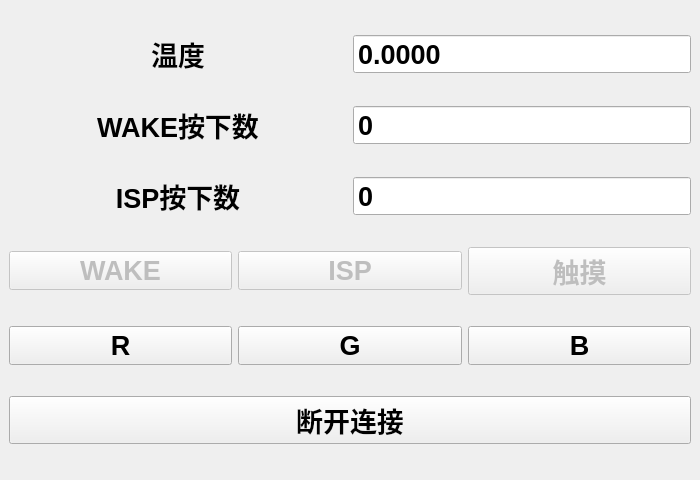
<?xml version="1.0" encoding="UTF-8"?>
<ui version="4.0">
 <class>ControlWindow</class>
 <widget class="QMainWindow" name="ControlWindow">
  <property name="geometry">
   <rect>
    <x>0</x>
    <y>0</y>
    <width>700</width>
    <height>480</height>
   </rect>
  </property>
  <property name="minimumSize">
   <size>
    <width>300</width>
    <height>300</height>
   </size>
  </property>
  <property name="baseSize">
   <size>
    <width>0</width>
    <height>0</height>
   </size>
  </property>
  <property name="font">
   <font>
    <hintingpreference>PreferDefaultHinting</hintingpreference>
   </font>
  </property>
  <property name="contextMenuPolicy">
   <enum>Qt::ContextMenuPolicy::DefaultContextMenu</enum>
  </property>
  <property name="windowTitle">
   <string>MainWindow</string>
  </property>
  <property name="layoutDirection">
   <enum>Qt::LayoutDirection::LeftToRight</enum>
  </property>
  <property name="toolButtonStyle">
   <enum>Qt::ToolButtonStyle::ToolButtonTextOnly</enum>
  </property>
  <property name="animated">
   <bool>false</bool>
  </property>
  <property name="tabShape">
   <enum>QTabWidget::TabShape::Rounded</enum>
  </property>
  <widget class="QWidget" name="centralwidget">
   <layout class="QVBoxLayout" name="verticalLayout_2">
    <item>
     <layout class="QHBoxLayout" name="horizontalLayout_2">
      <item>
       <widget class="QLabel" name="label_2">
        <property name="enabled">
         <bool>true</bool>
        </property>
        <property name="font">
         <font>
          <pointsize>20</pointsize>
          <bold>true</bold>
          <hintingpreference>PreferDefaultHinting</hintingpreference>
         </font>
        </property>
        <property name="text">
         <string>温度</string>
        </property>
        <property name="alignment">
         <set>Qt::AlignmentFlag::AlignCenter</set>
        </property>
       </widget>
      </item>
      <item>
       <widget class="QDoubleSpinBox" name="doubleSpinBox">
        <property name="enabled">
         <bool>true</bool>
        </property>
        <property name="sizePolicy">
         <sizepolicy hsizetype="Preferred" vsizetype="Maximum">
          <horstretch>0</horstretch>
          <verstretch>0</verstretch>
         </sizepolicy>
        </property>
        <property name="font">
         <font>
          <pointsize>20</pointsize>
          <bold>true</bold>
          <hintingpreference>PreferDefaultHinting</hintingpreference>
         </font>
        </property>
        <property name="focusPolicy">
         <enum>Qt::FocusPolicy::NoFocus</enum>
        </property>
        <property name="contextMenuPolicy">
         <enum>Qt::ContextMenuPolicy::DefaultContextMenu</enum>
        </property>
        <property name="styleSheet">
         <string notr="true"/>
        </property>
        <property name="frame">
         <bool>true</bool>
        </property>
        <property name="buttonSymbols">
         <enum>QAbstractSpinBox::ButtonSymbols::NoButtons</enum>
        </property>
        <property name="keyboardTracking">
         <bool>false</bool>
        </property>
        <property name="decimals">
         <number>4</number>
        </property>
        <property name="maximum">
         <double>300.000000000000000</double>
        </property>
        <property name="singleStep">
         <double>60.000000000000000</double>
        </property>
        <property name="stepType">
         <enum>QAbstractSpinBox::StepType::AdaptiveDecimalStepType</enum>
        </property>
       </widget>
      </item>
     </layout>
    </item>
    <item>
     <layout class="QHBoxLayout" name="horizontalLayout_5">
      <item>
       <widget class="QLabel" name="label">
        <property name="enabled">
         <bool>true</bool>
        </property>
        <property name="font">
         <font>
          <pointsize>20</pointsize>
          <bold>true</bold>
          <hintingpreference>PreferDefaultHinting</hintingpreference>
         </font>
        </property>
        <property name="text">
         <string>WAKE按下数</string>
        </property>
        <property name="alignment">
         <set>Qt::AlignmentFlag::AlignCenter</set>
        </property>
       </widget>
      </item>
      <item>
       <widget class="QDoubleSpinBox" name="doubleSpinBox_2">
        <property name="enabled">
         <bool>true</bool>
        </property>
        <property name="sizePolicy">
         <sizepolicy hsizetype="Preferred" vsizetype="Maximum">
          <horstretch>0</horstretch>
          <verstretch>0</verstretch>
         </sizepolicy>
        </property>
        <property name="font">
         <font>
          <pointsize>20</pointsize>
          <bold>true</bold>
          <hintingpreference>PreferDefaultHinting</hintingpreference>
         </font>
        </property>
        <property name="mouseTracking">
         <bool>false</bool>
        </property>
        <property name="focusPolicy">
         <enum>Qt::FocusPolicy::NoFocus</enum>
        </property>
        <property name="contextMenuPolicy">
         <enum>Qt::ContextMenuPolicy::DefaultContextMenu</enum>
        </property>
        <property name="buttonSymbols">
         <enum>QAbstractSpinBox::ButtonSymbols::NoButtons</enum>
        </property>
        <property name="decimals">
         <number>0</number>
        </property>
       </widget>
      </item>
     </layout>
    </item>
    <item>
     <layout class="QHBoxLayout" name="horizontalLayout_3">
      <item>
       <widget class="QLabel" name="label_3">
        <property name="font">
         <font>
          <pointsize>20</pointsize>
          <bold>true</bold>
          <hintingpreference>PreferDefaultHinting</hintingpreference>
         </font>
        </property>
        <property name="text">
         <string>ISP按下数</string>
        </property>
        <property name="alignment">
         <set>Qt::AlignmentFlag::AlignCenter</set>
        </property>
       </widget>
      </item>
      <item>
       <widget class="QDoubleSpinBox" name="doubleSpinBox_3">
        <property name="sizePolicy">
         <sizepolicy hsizetype="Preferred" vsizetype="Maximum">
          <horstretch>0</horstretch>
          <verstretch>0</verstretch>
         </sizepolicy>
        </property>
        <property name="font">
         <font>
          <pointsize>20</pointsize>
          <bold>true</bold>
          <hintingpreference>PreferDefaultHinting</hintingpreference>
         </font>
        </property>
        <property name="focusPolicy">
         <enum>Qt::FocusPolicy::NoFocus</enum>
        </property>
        <property name="buttonSymbols">
         <enum>QAbstractSpinBox::ButtonSymbols::NoButtons</enum>
        </property>
        <property name="decimals">
         <number>0</number>
        </property>
       </widget>
      </item>
     </layout>
    </item>
    <item>
     <layout class="QHBoxLayout" name="horizontalLayout">
      <item>
       <widget class="QPushButton" name="pushButton_7">
        <property name="enabled">
         <bool>false</bool>
        </property>
        <property name="font">
         <font>
          <pointsize>20</pointsize>
          <bold>true</bold>
          <hintingpreference>PreferDefaultHinting</hintingpreference>
         </font>
        </property>
        <property name="focusPolicy">
         <enum>Qt::FocusPolicy::NoFocus</enum>
        </property>
        <property name="text">
         <string>WAKE</string>
        </property>
       </widget>
      </item>
      <item>
       <widget class="QPushButton" name="pushButton_5">
        <property name="enabled">
         <bool>false</bool>
        </property>
        <property name="font">
         <font>
          <pointsize>20</pointsize>
          <bold>true</bold>
          <hintingpreference>PreferDefaultHinting</hintingpreference>
         </font>
        </property>
        <property name="focusPolicy">
         <enum>Qt::FocusPolicy::NoFocus</enum>
        </property>
        <property name="text">
         <string>ISP</string>
        </property>
       </widget>
      </item>
      <item>
       <widget class="QPushButton" name="pushButton_6">
        <property name="enabled">
         <bool>false</bool>
        </property>
        <property name="font">
         <font>
          <pointsize>20</pointsize>
          <bold>true</bold>
          <hintingpreference>PreferDefaultHinting</hintingpreference>
         </font>
        </property>
        <property name="focusPolicy">
         <enum>Qt::FocusPolicy::NoFocus</enum>
        </property>
        <property name="text">
         <string>触摸</string>
        </property>
        <property name="checkable">
         <bool>false</bool>
        </property>
       </widget>
      </item>
     </layout>
    </item>
    <item>
     <layout class="QHBoxLayout" name="horizontalLayout_4">
      <item>
       <widget class="QPushButton" name="pushButton_2">
        <property name="enabled">
         <bool>true</bool>
        </property>
        <property name="font">
         <font>
          <pointsize>20</pointsize>
          <bold>true</bold>
          <hintingpreference>PreferDefaultHinting</hintingpreference>
         </font>
        </property>
        <property name="styleSheet">
         <string notr="true"/>
        </property>
        <property name="text">
         <string>R</string>
        </property>
        <property name="checkable">
         <bool>true</bool>
        </property>
       </widget>
      </item>
      <item>
       <widget class="QPushButton" name="pushButton_3">
        <property name="enabled">
         <bool>true</bool>
        </property>
        <property name="font">
         <font>
          <pointsize>20</pointsize>
          <bold>true</bold>
          <hintingpreference>PreferDefaultHinting</hintingpreference>
         </font>
        </property>
        <property name="styleSheet">
         <string notr="true"/>
        </property>
        <property name="text">
         <string>G</string>
        </property>
        <property name="checkable">
         <bool>true</bool>
        </property>
       </widget>
      </item>
      <item>
       <widget class="QPushButton" name="pushButton_4">
        <property name="enabled">
         <bool>true</bool>
        </property>
        <property name="font">
         <font>
          <pointsize>20</pointsize>
          <bold>true</bold>
          <hintingpreference>PreferDefaultHinting</hintingpreference>
         </font>
        </property>
        <property name="styleSheet">
         <string notr="true"/>
        </property>
        <property name="text">
         <string>B</string>
        </property>
        <property name="checkable">
         <bool>true</bool>
        </property>
       </widget>
      </item>
     </layout>
    </item>
    <item>
     <layout class="QVBoxLayout" name="verticalLayout">
      <item>
       <widget class="QPushButton" name="pushButton">
        <property name="font">
         <font>
          <pointsize>20</pointsize>
          <bold>true</bold>
          <hintingpreference>PreferDefaultHinting</hintingpreference>
         </font>
        </property>
        <property name="text">
         <string>断开连接</string>
        </property>
       </widget>
      </item>
     </layout>
    </item>
   </layout>
  </widget>
 </widget>
 <resources/>
 <connections/>
</ui>
